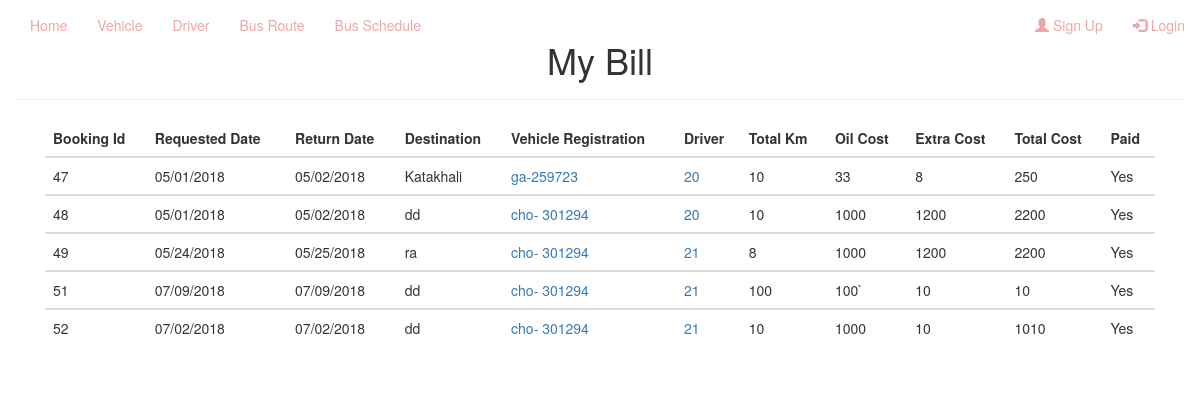
The page /mybill.php?id=fahad on the database its author committed.
### tables this page shows
CREATE TABLE `tripcost` (
  `id` int(11) NOT NULL,
  `booking_id` varchar(50) NOT NULL,
  `username` varchar(100) NOT NULL,
  `total_km` varchar(11) NOT NULL,
  `oil_cost` varchar(11) NOT NULL,
  `extra_cost` varchar(11) NOT NULL,
  `total_cost` varchar(11) NOT NULL,
  `paid` int(11) NOT NULL
);

CREATE TABLE `booking` (
  `booking_id` int(11) NOT NULL,
  `name` varchar(255) NOT NULL,
  `username` varchar(100) NOT NULL,
  `department` varchar(100) NOT NULL,
  `type` varchar(8) NOT NULL,
  `req_date` varchar(100) NOT NULL,
  `req_time` varchar(100) NOT NULL,
  `ret_date` varchar(100) NOT NULL,
  `ret_time` varchar(100) NOT NULL,
  `destination` varchar(100) NOT NULL,
  `pickup_point` varchar(100) NOT NULL,
  `resons` varchar(255) NOT NULL,
  `email` varchar(50) NOT NULL,
  `mobile` int(14) NOT NULL,
  `confirmation` int(11) NOT NULL,
  `veh_reg` varchar(255) NOT NULL,
  `driverid` int(11) NOT NULL,
  `finished` int(11) NOT NULL,
  `paid` int(11) NOT NULL
);

### mybill.php (the view, shortened to what this page needs)
<?php
    $username= $_GET['id'];
    $connection= mysqli_connect('localhost','root','','transport_management');
    $query= "SELECT booking.booking_id, booking.req_date,booking.`ret_date`, booking.`destination`, booking.`veh_reg`, booking.`driverid`, tripcost.total_km,tripcost.oil_cost, tripcost.extra_cost,tripcost.total_cost,tripcost.paid FROM `booking` LEFT JOIN `tripcost` ON booking.username=tripcost.username WHERE booking.username='$username' AND booking.booking_id=tripcost.booking_id;";
    $result= mysqli_query($connection,$query);
?>
<!DOCTYPE html>
<html lang="en">
<head>
    <link rel="stylesheet" type="text/css" href="./slick/slick.css">
    <link rel="stylesheet" type="text/css" href="./slick/slick-theme.css">
    <link rel="stylesheet" href="https://maxcdn.bootstrapcdn.com/bootstrap/3.3.7/css/bootstrap.min.css">
    <link rel="stylesheet" href="animate.css">
    <link rel="stylesheet" href="style.css">
</head>
<body>
    <?php include 'navbar.php'; ?>
    <div class="container">
        <div class="row">
            <div class="page-header">
                <h1 style="text-align: center;">My Bill</h1>
            </div>
        </div>
        <div class="col-md-12">
            <table class="table">
                <thead>
                    <tr>
                        <th>Booking Id</th>
                        <th>Requested Date</th>
                        <th>Return Date</th>
                        <th>Destination</th>
                        <th>Vehicle Registration</th>
                        <th>Driver</th>
                        <th>Total Km</th>
                        <th>Oil Cost</th>
                        <th>Extra Cost</th>
                        <th>Total Cost</th>
                        <th>Paid</th>
                    </tr>
                </thead>
                <tbody>
<?php
    while($row=mysqli_fetch_assoc($result)) {
?>
                    <tr>
                        <td><?php echo $row['booking_id']; ?></td>
                        <td><?php echo $row['req_date']; ?></td>
                        <td><?php echo $row['ret_date']; ?></td>
                        <td><?php echo $row['destination']; ?></td>
                        <td><a href="busprofile.php?busid=<?php echo $row['veh_reg'] ?>"><?php echo $row['veh_reg'] ?></a></td>
                        <td><a href="driverprofile.php?driverid=<?php echo $row['driverid'] ?>"><?php echo $row['driverid'] ?></a></td>
                        <td><?php echo $row['total_km']; ?></td>
                        <td><?php echo $row['oil_cost']; ?></td>
                        <td><?php echo $row['extra_cost']; ?></td>
                        <td><?php echo $row['total_cost']; ?></td>
                       <?php if($row['paid']=='0'){ ?>
                        <td>No</td>
                        <?php } else { ?>
                        <td>Yes</td>
                        <?php }  ?>
                    </tr>
                </tbody>
<?php } ?>
            </table>
        </div>
    </div>
</body>
</html>

### rows shown on the page
tripcost: booking.booking_id "47", booking.req_date "05/01/2018", booking.ret_date "05/02/2018", booking.destination "Katakhali", booking.veh_reg "ga-259723", booking.driverid "20", total_km "10", oil_cost "33", extra_cost "8", total_cost "250", paid "Yes"
tripcost: booking.booking_id "48", booking.req_date "05/01/2018", booking.ret_date "05/02/2018", booking.destination "dd", booking.veh_reg "cho- 301294", booking.driverid "20", total_km "10", oil_cost "1000", extra_cost "1200", total_cost "2200", paid "Yes"
tripcost: booking.booking_id "49", booking.req_date "05/24/2018", booking.ret_date "05/25/2018", booking.destination "ra", booking.veh_reg "cho- 301294", booking.driverid "21", total_km "8", oil_cost "1000", extra_cost "1200", total_cost "2200", paid "Yes"
tripcost: booking.booking_id "51", booking.req_date "07/09/2018", booking.ret_date "07/09/2018", booking.destination "dd", booking.veh_reg "cho- 301294", booking.driverid "21", total_km "100", oil_cost "100`", extra_cost "10", total_cost "10", paid "Yes"
tripcost: booking.booking_id "52", booking.req_date "07/02/2018", booking.ret_date "07/02/2018", booking.destination "dd", booking.veh_reg "cho- 301294", booking.driverid "21", total_km "10", oil_cost "1000", extra_cost "10", total_cost "1010", paid "Yes"
